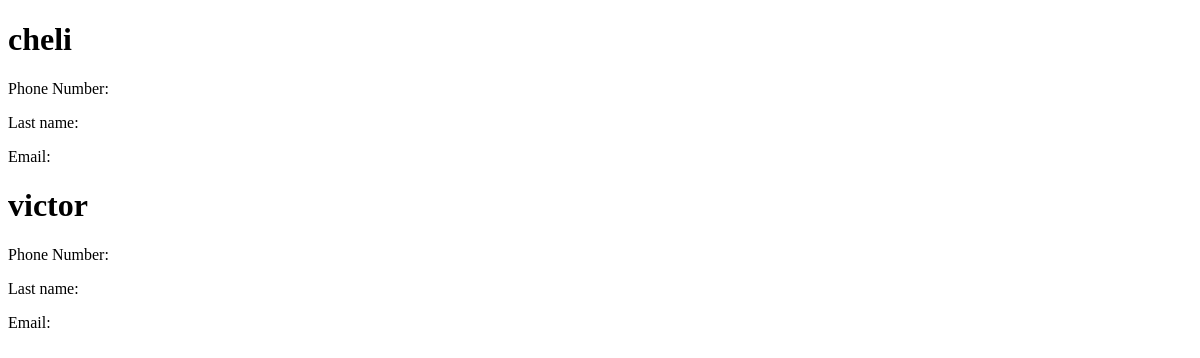
The app's page /disaster/, older data.
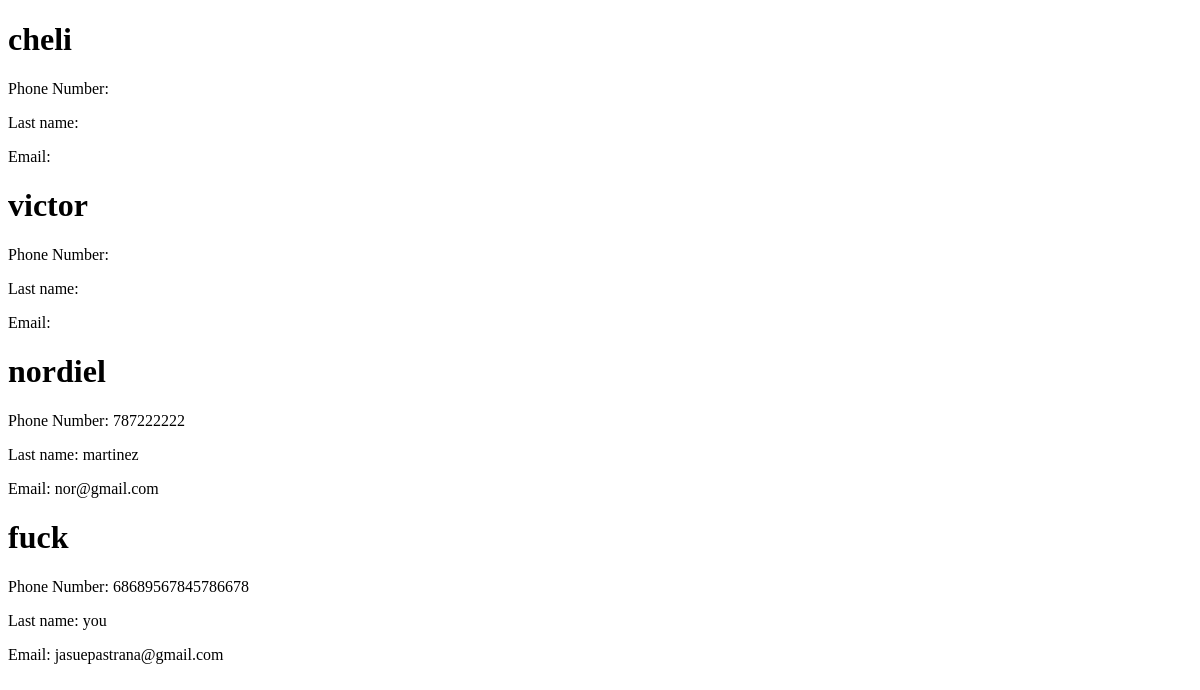
The same page, newer data.
### myapp/models.py (models this page shows, shortened)
class Disaster(models.Model):
    name = models.CharField(max_length=200)
    last_name = models.CharField(max_length=200)
    phone = models.CharField(max_length=200)
    email = models.CharField(max_length=200)

### myapp/views.py (the view)
# urls.py: path('disaster/', views.disaster),
def disaster(request):
    disasters = Disaster.objects.all()
    return render(request, "disasters.html", {
        "disasters": disasters
    })

### myapp/templates/disasters.html (shortened to what this page needs)
<!DOCTYPE html>
<html lang="en">
<head>
</head>
<body>
    {% for disasters in disasters %}
    <div>
        <h1>{{disasters.name}}</h1>
        <p>Phone Number: {{disasters.phone}}</p>
        <p>Last name: {{disasters.last_name}}</p>
        <p>Email: {{disasters.email}}</p>
    </div>
    {% endfor %}
</body>
</html>

Row changes from the older to the newer data that the page shows:
added Disaster: name "nordiel", phone "787222222", last_name "martinez", email "nor@gmail.com"
added Disaster: name "fuck", phone "68689567845786678", last_name "you", email "jasuepastrana@gmail.com"
